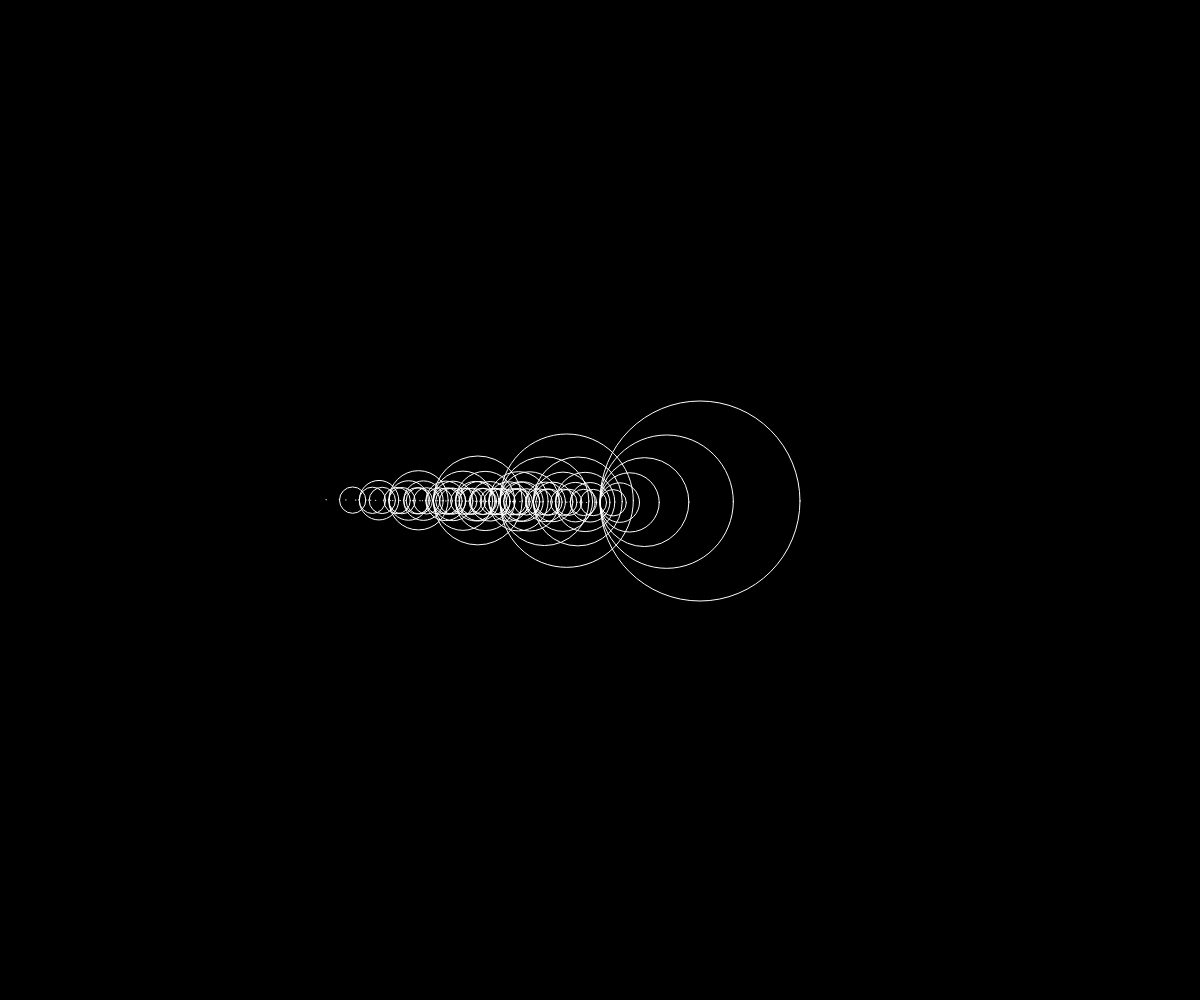
Frame 1 (no input)
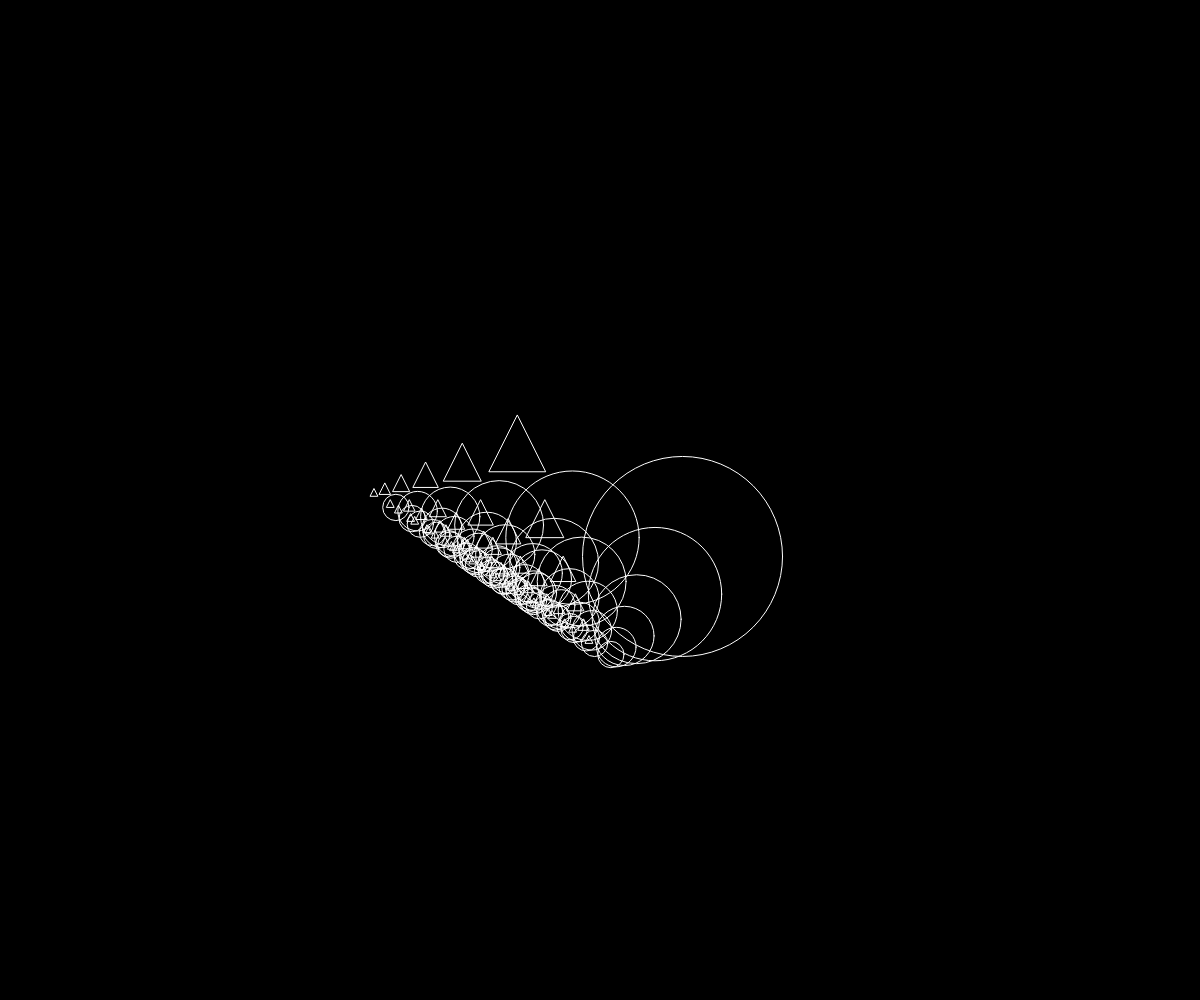
Frame 60 (no input)
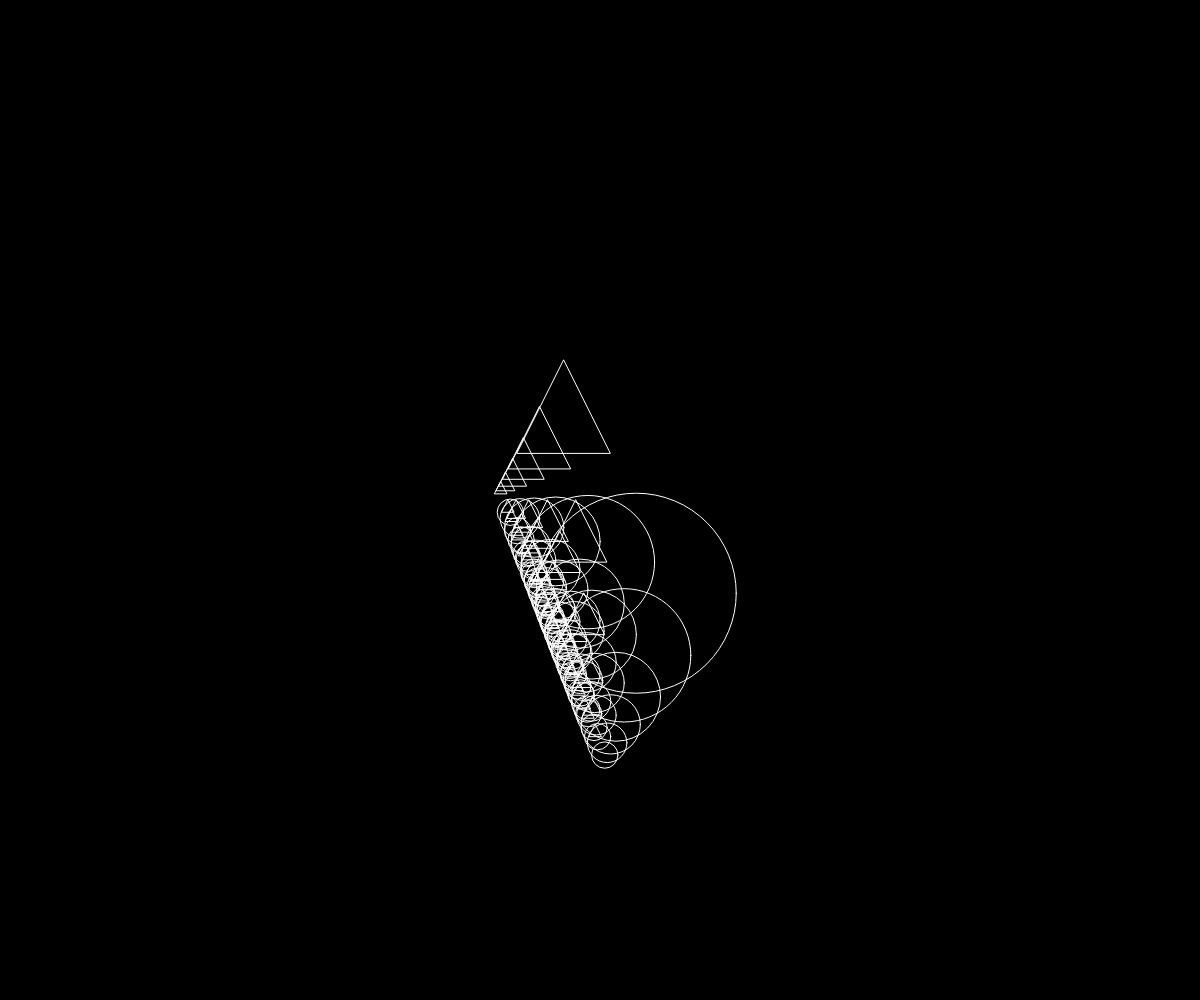
Frame 120 (the mouse pressed at the canvas centre since frame 60)

The p5.js sketch that drew these frames (run headless with seeded random() and noise() and a simulated clock; from frame 60 on, the mouse is pressed at the canvas centre):

// p5.js sketch
// ── sketch.js
let angle = 0;
let radius = 100;

function setup() {
  createCanvas(windowWidth, windowHeight);
  noFill();
  stroke(255);
}

function draw() {
  background(0);
  angle += 0.01;
  drawRecursive(width / 2, height / 2, radius, 5);
}

function drawRecursive(x, y, size, level) {
  if (size < 10) {
    return;
  }

  // ellipse positions
  let newX = x + cos(angle) * size;
  let newY = y + sin(angle) * size;

  // positions for triangle
  let triX = x - cos(angle) * size;
  let triY = y - sin(angle) * size;

  ellipse(newX, newY, size * 2);

  // for the pulsing motion of triangle
  let pulse = abs(sin(angle)) * size;
  push();
  translate(triX, triY);
  triangle(-pulse / 2, pulse / 2, pulse / 2, pulse / 2, 0, -pulse / 2);
  pop();

  drawRecursive(x, newY, size / 1.5, level - 1);
  drawRecursive(triX, y, size / 1.5, level - 1);
}
